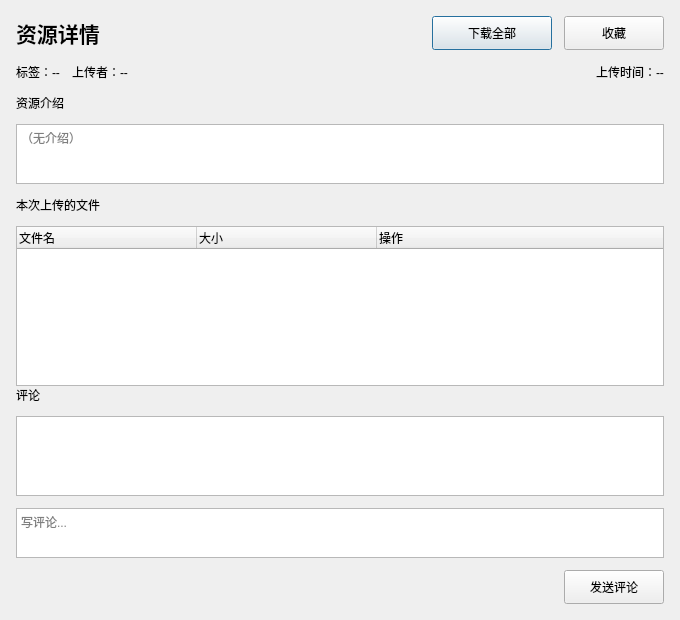
<?xml version="1.0" encoding="UTF-8"?>
<ui version="4.0">
 <class>ResourceDetailDialog</class>
 <widget class="QDialog" name="ResourceDetailDialog">
  <property name="geometry">
   <rect>
    <x>0</x>
    <y>0</y>
    <width>680</width>
    <height>620</height>
   </rect>
  </property>
  <property name="minimumSize">
   <size>
    <width>560</width>
    <height>450</height>
   </size>
  </property>
  <property name="windowTitle">
   <string>资源详情</string>
  </property>
  <layout class="QVBoxLayout" name="verticalLayoutMain">
   <property name="spacing">
    <number>12</number>
   </property>
   <property name="leftMargin">
    <number>16</number>
   </property>
   <property name="topMargin">
    <number>16</number>
   </property>
   <property name="rightMargin">
    <number>16</number>
   </property>
   <property name="bottomMargin">
    <number>16</number>
   </property>

   <!-- ===== 标题行：批次名 + 下载按钮 ===== -->
   <item>
    <layout class="QHBoxLayout" name="horizontalLayoutHeader">
     <item>
      <widget class="QLabel" name="labelSessionTitle">
       <property name="font">
        <font>
         <pointsize>16</pointsize>
         <bold>true</bold>
        </font>
       </property>
       <property name="text">
        <string>资源详情</string>
       </property>
      </widget>
     </item>
     <item>
      <spacer name="horizontalSpacerHeader">
       <property name="orientation">
        <enum>Qt::Orientation::Horizontal</enum>
       </property>
       <property name="sizeHint" stdset="0">
        <size>
         <width>40</width>
         <height>20</height>
        </size>
       </property>
      </spacer>
     </item>
     <item>
      <widget class="QPushButton" name="buttonDownloadAll">
       <property name="minimumSize">
        <size>
         <width>120</width>
         <height>34</height>
        </size>
       </property>
       <property name="text">
        <string>下载全部</string>
       </property>
      </widget>
     </item>
     <item>
      <widget class="QPushButton" name="buttonFavorite">
       <property name="minimumSize">
        <size>
         <width>100</width>
         <height>34</height>
        </size>
       </property>
       <property name="text">
        <string>收藏</string>
       </property>
      </widget>
     </item>
    </layout>
   </item>

   <!-- ===== 批次元信息 ===== -->
   <item>
    <layout class="QHBoxLayout" name="horizontalLayoutMeta">
     <item>
      <widget class="QLabel" name="labelTags">
       <property name="text">
        <string>标签：--</string>
       </property>
      </widget>
     </item>
     <item>
      <widget class="QLabel" name="labelUploader">
       <property name="text">
        <string>上传者：--</string>
       </property>
      </widget>
     </item>
     <item>
      <spacer name="horizontalSpacerMeta">
       <property name="orientation">
        <enum>Qt::Orientation::Horizontal</enum>
       </property>
       <property name="sizeHint" stdset="0">
        <size>
         <width>40</width>
         <height>20</height>
        </size>
       </property>
      </spacer>
     </item>
     <item>
      <widget class="QLabel" name="labelUploadTime">
       <property name="text">
        <string>上传时间：--</string>
       </property>
      </widget>
     </item>
    </layout>
   </item>

   <!-- ===== 资源介绍 ===== -->
   <item>
    <widget class="QLabel" name="labelDescTitle">
     <property name="text">
      <string>资源介绍</string>
     </property>
    </widget>
   </item>
   <item>
    <widget class="QTextEdit" name="textEditDesc">
     <property name="readOnly">
      <bool>true</bool>
     </property>
     <property name="minimumSize">
      <size>
       <width>0</width>
       <height>60</height>
      </size>
     </property>
     <property name="maximumSize">
      <size>
       <width>16777215</width>
       <height>60</height>
      </size>
     </property>
     <property name="placeholderText">
      <string>（无介绍）</string>
     </property>
    </widget>
   </item>

   <!-- ===== 文件列表（本次上传的全部文件） ===== -->
   <item>
    <widget class="QLabel" name="labelFilesTitle">
     <property name="text">
      <string>本次上传的文件</string>
     </property>
    </widget>
   </item>
   <item>
    <widget class="QTreeWidget" name="treeWidgetFiles">
     <property name="minimumSize">
      <size>
       <width>0</width>
       <height>160</height>
      </size>
     </property>
     <property name="alternatingRowColors">
      <bool>true</bool>
     </property>
     <property name="rootIsDecorated">
      <bool>false</bool>
     </property>
     <property name="columnCount">
      <number>3</number>
     </property>
     <attribute name="headerDefaultSectionSize">
      <number>180</number>
     </attribute>
     <attribute name="headerStretchLastSection">
      <bool>true</bool>
     </attribute>
     <column>
      <property name="text">
       <string>文件名</string>
      </property>
     </column>
     <column>
      <property name="text">
       <string>大小</string>
      </property>
     </column>
     <column>
      <property name="text">
       <string>操作</string>
      </property>
     </column>
    </widget>
   </item>

   <!-- ===== 评论区 ===== -->
   <item>
    <widget class="QLabel" name="labelCommentsTitle">
     <property name="text">
      <string>评论</string>
     </property>
    </widget>
   </item>
   <item>
    <widget class="QListWidget" name="listWidgetComments">
     <property name="minimumSize">
      <size>
       <width>0</width>
       <height>80</height>
      </size>
     </property>
    </widget>
   </item>
   <item>
    <widget class="QTextEdit" name="textEditComment">
     <property name="minimumSize">
      <size>
       <width>0</width>
       <height>50</height>
      </size>
     </property>
     <property name="maximumSize">
      <size>
       <width>16777215</width>
       <height>50</height>
      </size>
     </property>
     <property name="placeholderText">
      <string>写评论...</string>
     </property>
    </widget>
   </item>
   <item>
    <layout class="QHBoxLayout" name="horizontalLayoutBottom">
     <item>
      <spacer name="horizontalSpacerComment">
       <property name="orientation">
        <enum>Qt::Orientation::Horizontal</enum>
       </property>
       <property name="sizeHint" stdset="0">
        <size>
         <width>40</width>
         <height>20</height>
        </size>
       </property>
      </spacer>
     </item>
     <item>
      <widget class="QPushButton" name="buttonComment">
       <property name="minimumSize">
        <size>
         <width>100</width>
         <height>34</height>
        </size>
       </property>
       <property name="text">
        <string>发送评论</string>
       </property>
      </widget>
     </item>
    </layout>
   </item>
  </layout>
 </widget>
 <resources/>
 <connections/>
</ui>
